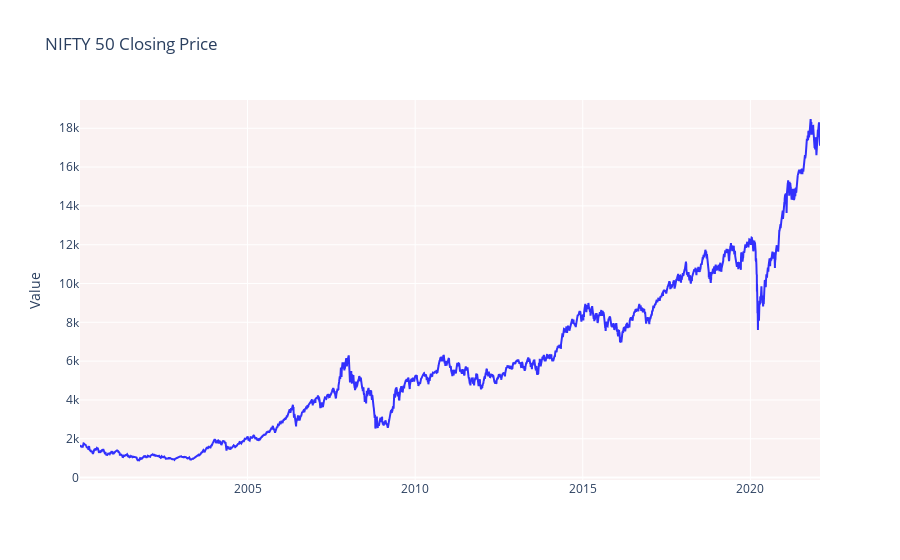

The code cell stored with this chart in its notebook:
### Code cell
fig = go.Figure()
fig.add_trace(go.Scatter(
         x=nifty_50['Date'],
         y=nifty_50['Close'],
         name='Closing Price',
    line=dict(color='blue'),
    opacity=0.8))

    
fig.update_layout(title_text='NIFTY 50 Closing Price',plot_bgcolor='rgb(250, 242, 242)',yaxis_title='Value')

fig.show()

### Figure 1 — Plotly figure (JSON) as saved in the notebook; plotly's stock layout.template omitted (floating-point values rounded to 4 significant figures; data arrays with more than 128 entries replaced by an {"elided": "..."} marker saying what was removed)
{"data": [{"line": {"color": "blue"}, "name": "Closing Price", "opacity": 0.8, "type": "scatter", "x": {"elided": "5493 str values"}, "y": {"elided": "5493 float values"}}], "layout": {"plot_bgcolor": "rgb(250, 242, 242)", "title": {"text": "NIFTY 50 Closing Price"}, "yaxis": {"title": {"text": "Value"}}}}
